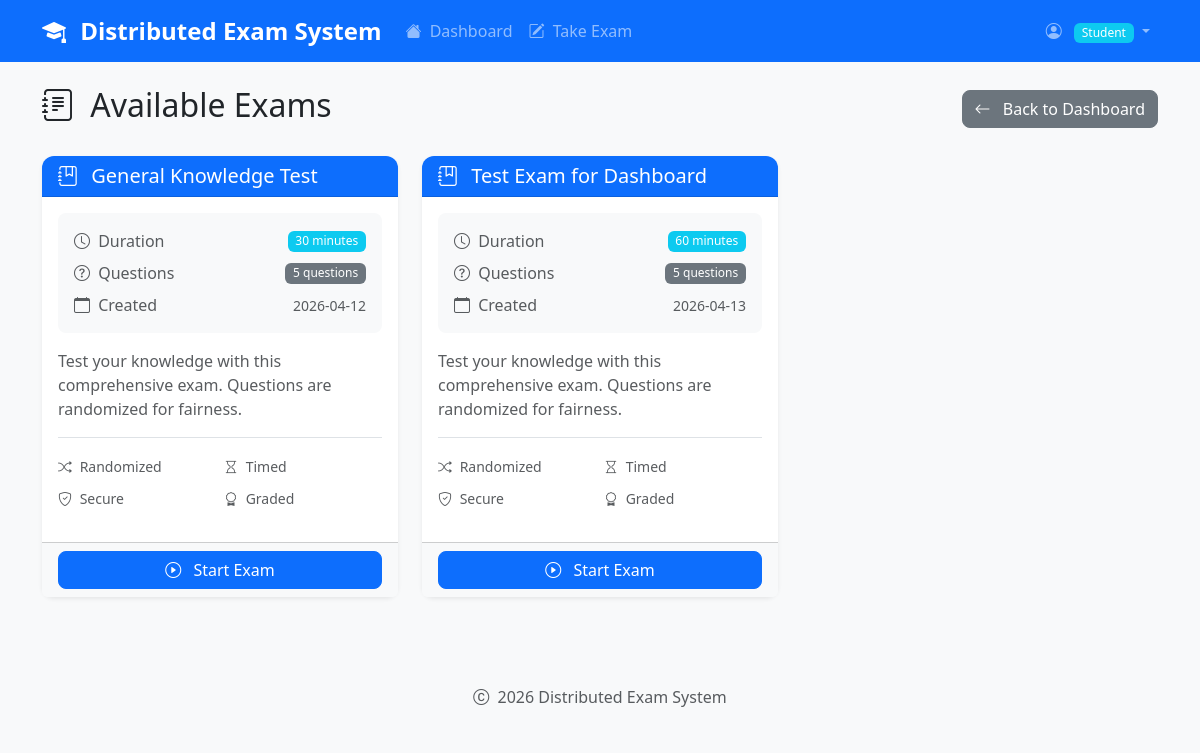
/exams (signed in), run on the app's committed database.
### app/models.py (models this page shows, shortened)
class Exam(db.Model):
    __tablename__ = 'exams'
    id = db.Column(db.Integer, primary_key=True)
    title = db.Column(db.String(200), nullable=False)
    duration = db.Column(db.Integer, nullable=False)  # Duration in minutes
    created_at = db.Column(db.DateTime, default=datetime.utcnow)
    is_active = db.Column(db.Boolean, default=True)
    questions = db.relationship('Question', backref='exam', lazy=True, cascade='all, delete-orphan')
    responses = db.relationship('Response', backref='exam', lazy=True)

### app/routes.py (the view)
@main_bp.route('/exams')
@login_required
def exams():
    if current_user.is_admin():
        flash('Admins cannot take exams.', 'error')
        return redirect(url_for('main.dashboard'))
    exams = ExamService.get_active_exams()
    return render_template('exams.html', exams=exams)

### app/models.py (called while the page is built)
    def is_admin(self):
        return self.role == 'admin'

### app/routes.py (called while the page is built)
@login_manager.user_loader
def load_user(user_id):
    return User.query.get(int(user_id))

### app/services.py (called while the page is built)
    @staticmethod
    def get_active_exams():
        return Exam.query.filter_by(is_active=True).all()

### app/templates/exams.html (shortened to what this page needs)
{% extends "base.html" %}
{% block content %}
<div class="row">
    <div class="col-12">
        <div class="d-flex justify-content-between align-items-center mb-4">
            <h2>
                <i class="bi bi-journal-text me-2"></i>
                Available Exams
            </h2>
            <a href="{{ url_for('main.dashboard') }}" class="btn btn-secondary">
                <i class="bi bi-arrow-left me-2"></i> Back to Dashboard
            </a>
        </div>
    </div>
</div>
{% if exams %}
    <div class="row">
        {% for exam in exams %}
            <div class="col-md-6 col-lg-4 mb-4">
                <div class="card h-100 shadow-sm exam-card">
                    <div class="card-header bg-primary text-white">
                        <h5 class="card-title mb-0">
                            <i class="bi bi-journal-bookmark me-2"></i>
                            {{ exam.title }}
                        </h5>
                    </div>
                    <div class="card-body">
                        <div class="exam-info mb-3">
                            <div class="d-flex justify-content-between align-items-center mb-2">
                                <span class="text-muted">
                                    <i class="bi bi-clock me-1"></i> Duration
                                </span>
                                <span class="badge bg-info">{{ exam.duration }} minutes</span>
                            </div>
                            <div class="d-flex justify-content-between align-items-center mb-2">
                                <span class="text-muted">
                                    <i class="bi bi-question-circle me-1"></i> Questions
                                </span>
                                <span class="badge bg-secondary">{{ exam.questions|length }} questions</span>
                            </div>
                            <div class="d-flex justify-content-between align-items-center">
                                <span class="text-muted">
                                    <i class="bi bi-calendar me-1"></i> Created
                                </span>
                                <small class="text-muted">{{ exam.created_at.strftime('%Y-%m-%d') }}</small>
                            </div>
                        </div>
                        <div class="exam-description">
                            <p class="text-muted mb-3">
                                Test your knowledge with this comprehensive exam.
                                Questions are randomized for fairness.
                            </p>
                        </div>
                        <div class="exam-features mb-3">
                            <div class="row g-2">
                                <div class="col-6">
                                    <small class="text-muted">
                                        <i class="bi bi-shuffle me-1"></i> Randomized
                                    </small>
                                </div>
                                <div class="col-6">
                                    <small class="text-muted">
                                        <i class="bi bi-hourglass me-1"></i> Timed
                                    </small>
                                </div>
                                <div class="col-6">
                                    <small class="text-muted">
                                        <i class="bi bi-shield-check me-1"></i> Secure
                                    </small>
                                </div>
                                <div class="col-6">
                                    <small class="text-muted">
                                        <i class="bi bi-award me-1"></i> Graded
                                    </small>
                                </div>
                            </div>
                        </div>
                    </div>
                    <div class="card-footer bg-light">
                        <a href="{{ url_for('main.take_exam', exam_id=exam.id) }}" class="btn btn-primary w-100">
                            <i class="bi bi-play-circle me-2"></i> Start Exam
                        </a>
                    </div>
                </div>
            </div>
        {% endfor %}
    </div>
{% endif %}
{% endblock %}

### app/static/css/style.css (style rules this page uses)
body { font-family: 'Segoe UI', Tahoma, Geneva, Verdana, sans-serif; background-color: #f8f9fa; }
.card { border: none; border-radius: 0.75rem; box-shadow: 0 0.125rem 0.25rem rgba(0, 0, 0, 0.075); transition: box-shadow 0.15s ease-in-out; }
.card-header { border-bottom: 1px solid rgba(0, 0, 0, 0.125); border-radius: 0.75rem 0.75rem 0 0 !important; }
.btn { border-radius: 0.5rem; font-weight: 500; transition: all 0.2s ease-in-out; }
.badge { font-weight: 500; }

### app/templates/exams.html (style rules this page uses)
.exam-card { transition: transform 0.2s ease-in-out, box-shadow 0.2s ease-in-out; }
.exam-info { background-color: #f8f9fa; padding: 1rem; border-radius: 0.5rem; }
.exam-features { border-top: 1px solid #dee2e6; padding-top: 1rem; }

### data on the page
Exam: title "General Knowledge Test", duration "30", questions|length "5", created_at "2026-04-12"
Exam: title "Test Exam for Dashboard", duration "60", questions|length "5", created_at "2026-04-13"
